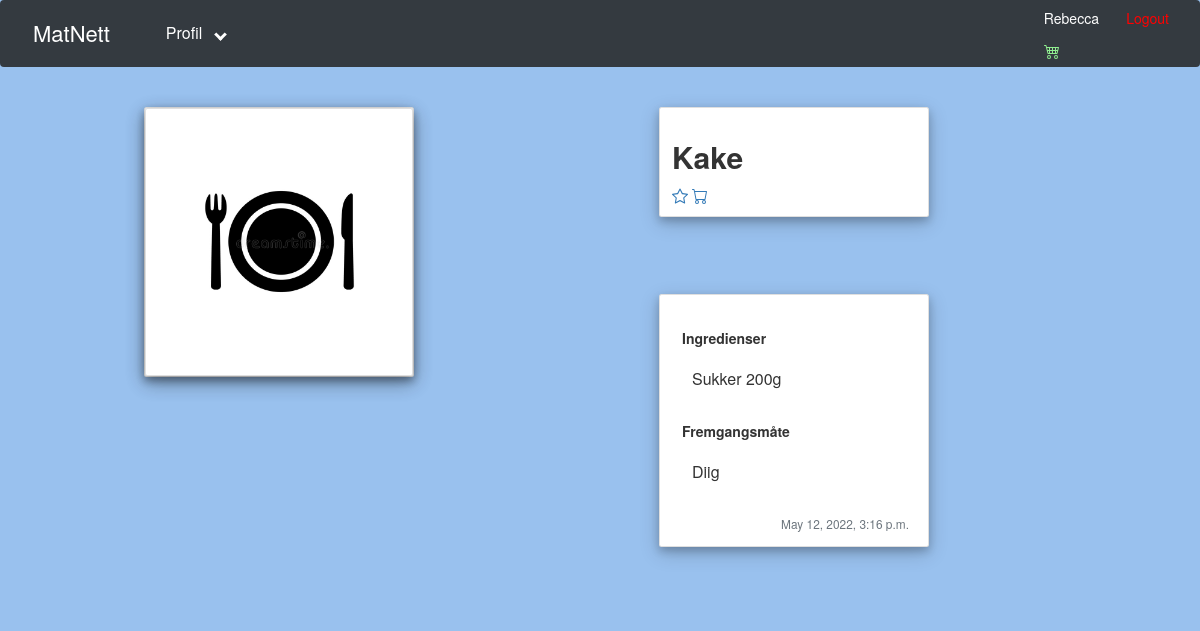
The page /recipe/39/ (signed in) on the database its author committed.
### matapp/models.py (models this page shows, shortened)
class Recipe(models.Model):
    Host = models.ForeignKey(User, null=True, on_delete=models.SET_NULL)
    title = models.CharField(max_length=200, null=True)
    description = models.TextField(null=True)
    ingredients = models.TextField(null=True)
    date_created = models.DateTimeField(auto_now_add=True, null=True)
    bilde = models.ImageField(null=True, default="defaultRecipe.jpg")
    favorite = models.ManyToManyField(User, related_name="favorite", blank=True)
    handleliste = models.ManyToManyField(User, related_name="handleliste", blank=True)
    KATEGORIER = (
        ('Frokost', 'Frokost'),
        ('Lunsj', 'Lunsj'),
        ('Middag', 'Middag'),
        ('Dessert', 'Dessert')
    )
    kategorier = models.CharField(max_length=200, null=True, choices=KATEGORIER)
    class Meta:
        ordering = ['-date_created']
    def ingredientsFormat(self):
        return self.ingredients.split('\n')

### matapp/views.py (the view)
# urls.py: path('recipe/', views.recipe),
@login_required(login_url='login')
def recipe(request, pk):
    current = Recipe.objects.get(id=pk)
    return render(request, 'matapp/recipe.html', {'current': current})

### matapp/templates/matapp/recipe.html (shortened to what this page needs)
{% extends 'matapp/main.html' %}
{% load static %}
{% block content %}
<br>
<div>
    <div class="row">
        <div class="col">
            <div class="col-md" style="margin-left: 20%;">
                <div class="card mb-2">
                    <div class="card card-body text-black">
                        <img src="{{current.bilde.url}}" class="img-fluid" alt="...">
                    </div>
                </div>
            </div>
        </div>
        <div class="col">
            <div class="col-md" style="margin-right: 20%;">
                <div class="card mb-2">
                    <div class="card-body">
                        <h2><b>{{current.title}}</b></h2>
                            {% if user in current.favorite.all %}
                            <a href="{% url 'addFavorite' current.id %}"><svg xmlns="http://www.w3.org/2000/svg" width="16" height="16" fill="gold" class="bi bi-star-fill" viewBox="0 0 16 16">
                                <path d="M3.612 15.443c-.386.198-.824-.149-.746-.592l.83-4.73L.173 6.765c-.329-.314-.158-.888.283-.95l4.898-.696L7.538.792c.197-.39.73-.39.927 0l2.184 4.327 4.898.696c.441.062.612.636.282.95l-3.522 3.356.83 4.73c.078.443-.36.79-.746.592L8 13.187l-4.389 2.256z"/>
                              </svg></a>
                            {% else %}
                            <a href="{% url 'addFavorite' current.id %}"></a>
                            {% endif %}
                            {% if user in current.handleliste.all %}
                            <a href="{% url 'addToHandleliste' current.id %}"><svg xmlns="http://www.w3.org/2000/svg" width="16" height="16" fill="currentColor" class="bi bi-cart-check" viewBox="0 0 16 16">
                                <path d="M11.354 6.354a.5.5 0 0 0-.708-.708L8 8.293 6.854 7.146a.5.5 0 1 0-.708.708l1.5 1.5a.5.5 0 0 0 .708 0l3-3z"/>
                                <path d="M.5 1a.5.5 0 0 0 0 1h1.11l.401 1.607 1.498 7.985A.5.5 0 0 0 4 12h1a2 2 0 1 0 0 4 2 2 0 0 0 0-4h7a2 2 0 1 0 0 4 2 2 0 0 0 0-4h1a.5.5 0 0 0 .491-.408l1.5-8A.5.5 0 0 0 14.5 3H2.89l-.405-1.621A.5.5 0 0 0 2 1H.5zm3.915 10L3.102 4h10.796l-1.313 7h-8.17zM6 14a1 1 0 1 1-2 0 1 1 0 0 1 2 0zm7 0a1 1 0 1 1-2 0 1 1 0 0 1 2 0z"/>
                              </svg></a>
                        {% else %}
                        <a href="{% url 'addToHandleliste' current.id %}"></a>
                        {% endif %}
                    </div>
                </div>
            </div>
            <div class="col-md" style="margin-right: 20%;">
                    <br>
                    <div class="card mb-2">
                    <div class="card-body">
                        <br>
                    <b style="margin-left: 10px;">Ingredienser</b>
                    <br><br>
                        {% for line in current.ingredientsFormat %}
                        <p class="card-text" style="margin-left: 20px;">{{line}}</p>
                        {% endfor %}
                   <br>
                    <b style="margin-left: 10px;">Fremgangsmåte</b>
                    <br><br>
                    <p class="card-text" style="margin-left: 20px;">{{current.description}}</p>
                    <br>
                    <div class="article-metadata" style="text-align: right;">
                        <small class="text-muted" style="margin-right: 6px;">{{current.date_created}}</small>
                    </div>
                </div>
            </div>
                </div>
            </div>
        </div>
    </div>
</div>
{% endblock %}

### matapp/templates/matapp/navbar.html (shortened to what this page needs)
{% load static %}
<head>
  <link rel="stylesheet" type="text/css" href="{% static '/css/nav.css' %}">
</head>
<nav class="navbar navbar-expand-lg navbar-dark bg-dark">
  <a class="navbar-brand" style="font-size: 22px; margin-left: 7px;" href="http://127.0.0.1:8000/browse">MatNett</a>
  <div class="collapse navbar-collapse" id="navbarNav">
    <ul class="navbar-nav">
      <li class="nav-item active">
        <div class="dropdown" style="float:right;">
          <button class="dropbtn">Profil &nbsp <i class="arrow down" ></i></button>
        </div>
      </div>
          <div>
            {% if request.user.is_authenticated %}
            <p style="color:white">{{request.user}} &nbsp &nbsp &nbsp  <a style="color: red; padding-right: 20px;" href="{% url 'logout' %}">Logout</a></p>
            <a href="{% url 'handleliste' request.user.id %}"></a>
          </div>
        {% endif %}
</nav>

### static/css/light.css (style rules this page uses)
body { background-color: white ; }
.card { box-shadow: 0 4px 8px 0 rgba(0, 0, 0, 0.2), 0 6px 20px 0 rgba(0, 0, 0, 0.19); }
.card-text { font-size: 16px; }
.col-md { margin-left: 5%; margin-right: 5%; margin-bottom: 10%; width: 300px; }

### static/css/nav.css (style rules this page uses)
.dropbtn { background-color: #343a40; color: white; padding: 16px; font-size: 16px; border: none; }
.dropdown { position: relative; display: inline-block; }
.arrow { border: solid white; border-width: 0 3px 3px 0; display: inline-block; padding: 3px; }
.down { transform: rotate(45deg); -webkit-transform: rotate(45deg); }

### matapp/templates/matapp/main.html (style rules this page uses)
body { background-color: rgb(153, 193, 238); }

### rows shown on the page
Recipe: bilde (placeholder picture), title "Kake", ingredientsFormat "Sukker 200g", description "Diig", date_created "May 12, 2022, 3:16 p.m."

### other values the page prints
{{ request.user }} "Rebecca"
